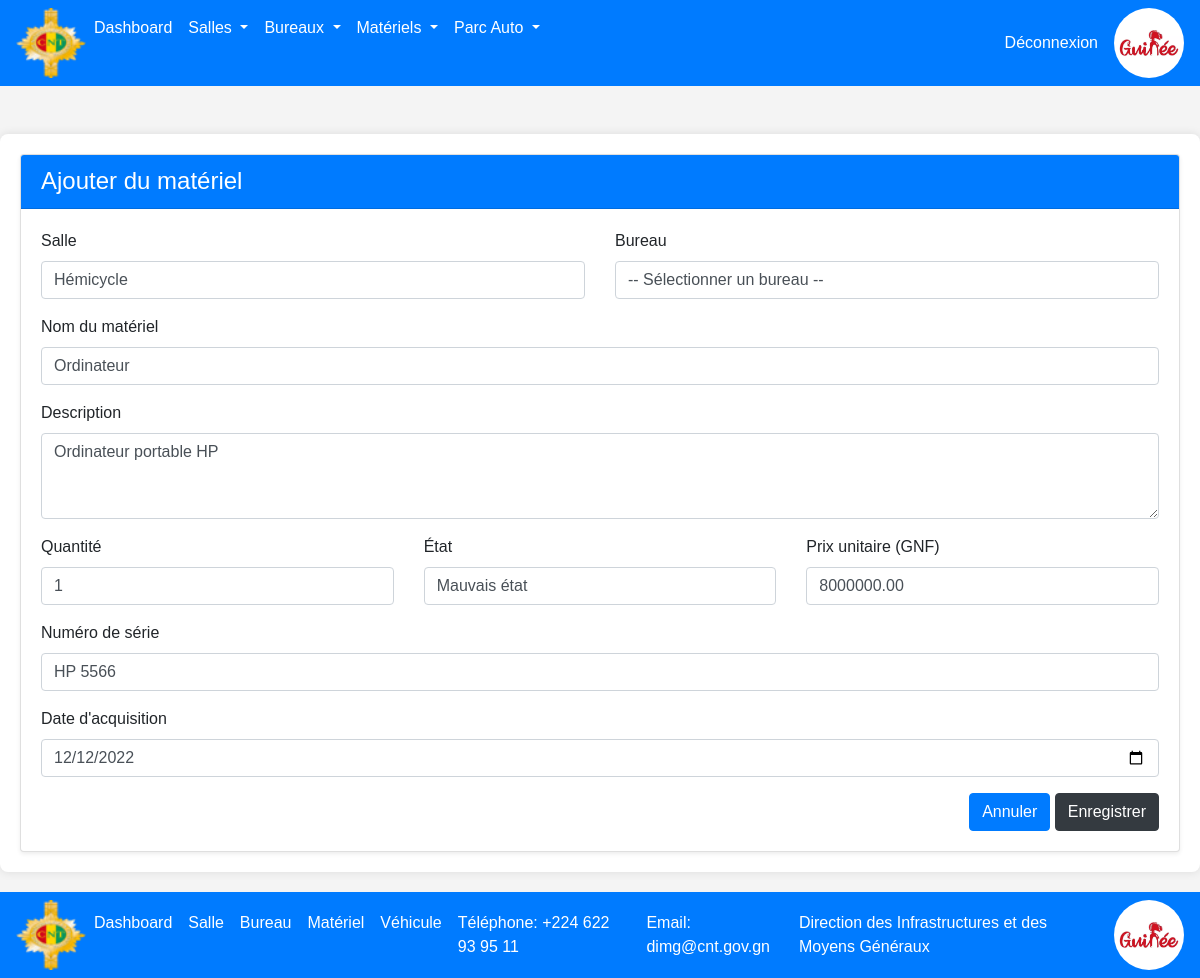
The app's page /materiels/1/edit/ with its own data.
### patrimoine/models.py (models this page shows, shortened)
class Materiel(models.Model):
    ETAT_CHOICES = [
        ('bon', 'Bon état'),
        ('moyen', 'État moyen'),
        ('mauvais', 'Mauvais état'),
        ('hs', 'Hors service'),
        ('autre', 'Autre'),
    ]
    salle = models.ForeignKey(
        Salle,
        on_delete=models.CASCADE,
        null=True,
        blank=True,
        related_name='materiels',
        verbose_name="Salle",
        help_text="Salle où se trouve le matériel"
    )
    bureau = models.ForeignKey(
        Bureau,
        on_delete=models.CASCADE,
        null=True,
        blank=True,
        related_name='materiels',
        verbose_name="Bureau",
        help_text="Bureau où se trouve le matériel"
    )
    nom = models.CharField(
        "Nom du matériel",
        max_length=100,
        blank=True,
        default=""
    )
    description = models.TextField(
    "Description",
    blank=True,
    default="",
    help_text="Description détaillée du matériel"
    )
    quantite = models.IntegerField(
        "Quantité",
        default=1,
        validators=[MinValueValidator(0)],
        help_text="Nombre d'unités"
    )
    etat = models.CharField(
        "État",
        max_length=100,
        choices=ETAT_CHOICES,
        default='bon'
    )
    numero_serie = models.CharField(
        "Numéro de série",
        max_length=100,
        blank=True,
        default="",
        help_text="Numéro de série ou d'inventaire"
    )
    date_acquisition = models.DateField(
        "Date d'acquisition",
        null=True,
        blank=True
    )
    prix_unitaire = models.DecimalField(
        "Prix unitaire (GNF)",
        max_digits=10,
        decimal_places=2,
        null=True,
        blank=True,
        validators=[MinValueValidator(0)],
        help_text="Prix d'achat unitaire"
    )
    date_creation = models.DateTimeField(
        "Date de création",
        auto_now_add=True
    )
    date_modification = models.DateTimeField(
        "Date de modification",
        auto_now=True
    )
    class Meta:
        verbose_name = "Matériel"
        verbose_name_plural = "Matériels"
        ordering = ['nom']
        indexes = [
            models.Index(fields=['salle']),
            models.Index(fields=['bureau']),
            models.Index(fields=['etat']),
        ]

### patrimoine/views.py (the view)
# urls.py: path('materiels/<int:pk>/edit/', views.materiel_update, name='materiel_update'),
def materiel_update(request, pk):
    materiel = get_object_or_404(Materiel, pk=pk)
    if request.method == 'POST':
        form = MaterielForm(request.POST, instance=materiel)
        if form.is_valid():
            form.save()
            return redirect('materiel_detail', pk=pk)
    else:
        form = MaterielForm(instance=materiel)
    return render(request, 'materiels/materiel_form.html', {'form': form})

### patrimoine/models.py (called while the page is built)
    def __str__(self):
        return self.nom if self.nom else f"Bureau {self.type_bureau}"

    def __str__(self):
        return self.nom if self.nom else f"Salle {self.type_salle}"

### templates/materiels/materiel_form.html (shortened to what this page needs)
{% extends "main.html" %}
{% block content %}
<div class="container mt-5">
    <div class="card shadow-sm">
        <div class="card-header bg-primary text-white">
            <h4 class="mb-0">
                Ajouter du matériel
            </h4>
        </div>
        <div class="card-body">
            <form method="post">
                <div class="row">
                    <div class="col-md-6 mb-3">
                        <label class="form-label">{{ form.salle.label }}</label>
                        {{ form.salle }}
                    </div>
                    <div class="col-md-6 mb-3">
                        <label class="form-label">{{ form.bureau.label }}</label>
                        {{ form.bureau }}
                    </div>
                </div>
                <div class="mb-3">
                    <label class="form-label">{{ form.nom.label }}</label>
                    {{ form.nom }}
                </div>
                <div class="mb-3">
                    <label class="form-label">{{ form.description.label }}</label>
                    {{ form.description }}
                </div>
                <div class="row">
                    <div class="col-md-4 mb-3">
                        <label class="form-label">{{ form.quantite.label }}</label>
                        {{ form.quantite }}
                    </div>
                    <div class="col-md-4 mb-3">
                        <label class="form-label">{{ form.etat.label }}</label>
                        {{ form.etat }}
                    </div>
                    <div class="col-md-4 mb-3">
                        <label class="form-label">{{ form.prix_unitaire.label }}</label>
                        {{ form.prix_unitaire }}
                    </div>
                </div>
                <div class="mb-3">
                    <label class="form-label">{{ form.numero_serie.label }}</label>
                    {{ form.numero_serie }}
                </div>
                <div class="mb-3">
                    <label class="form-label">{{ form.date_acquisition.label }}</label>
                    {{ form.date_acquisition }}
                </div>
                <div class="text-end">
                    <a href="{% url 'materiel_list' %}" class="btn btn-primary">Annuler</a>
                    <button type="submit" class="btn btn-dark">
                        Enregistrer
                    </button>
                </div>
            </form>
        </div>
    </div>
</div>
{% endblock %}

### static/css/style.css (style rules this page uses)
body { font-family: Arial, sans-serif; margin: 0; padding: 0; background-color: #f4f4f4; }
.container { max-width: 1200px; margin: 20px auto; padding: 20px; background-color: #ffffff; border-radius: 8px; box-shadow: 0 0 10px rgba(0, 0, 0, 0.1); }

### records on screen
Materiel: salle "Hémicycle", bureau "-- Sélectionner un bureau --", nom "Ordinateur", description "Ordinateur portable HP", quantite "1", etat "Mauvais état", prix_unitaire "8000000.00", numero_serie "HP 5566", date_acquisition "12/12/2022"
